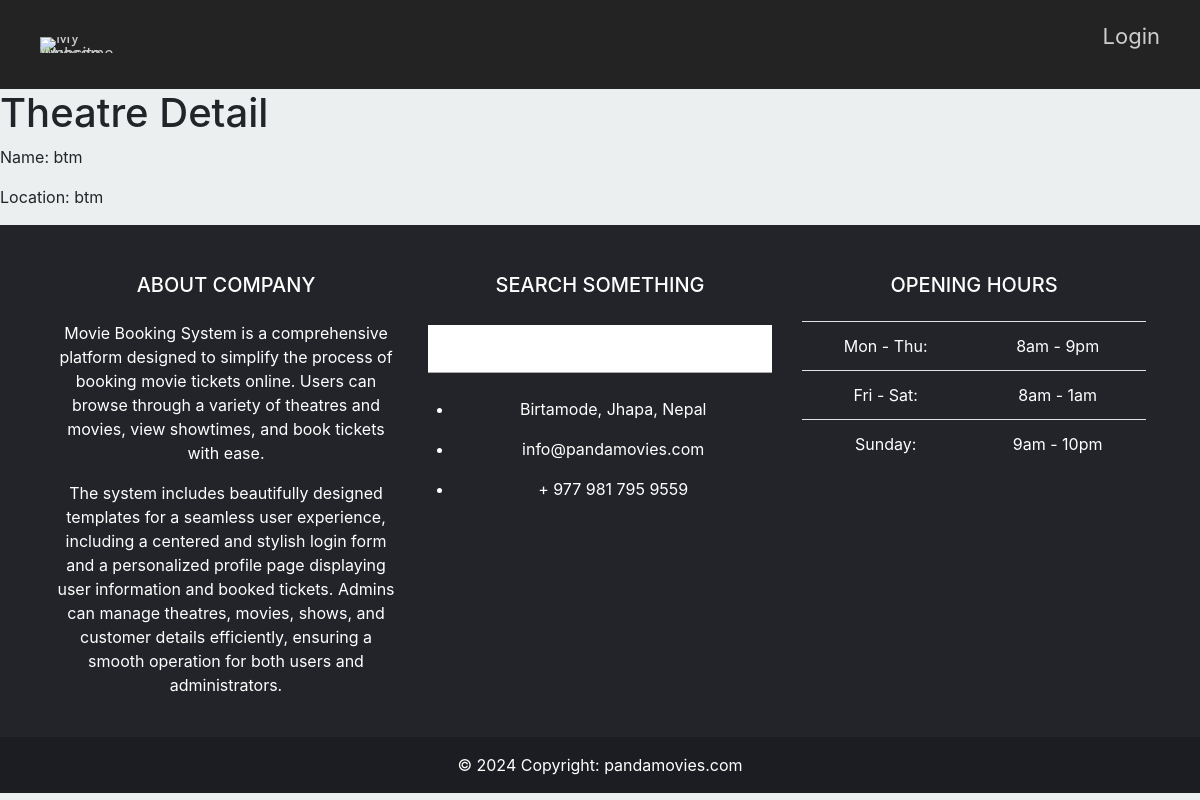
The page /theatres/1/ on the database as committed earlier.
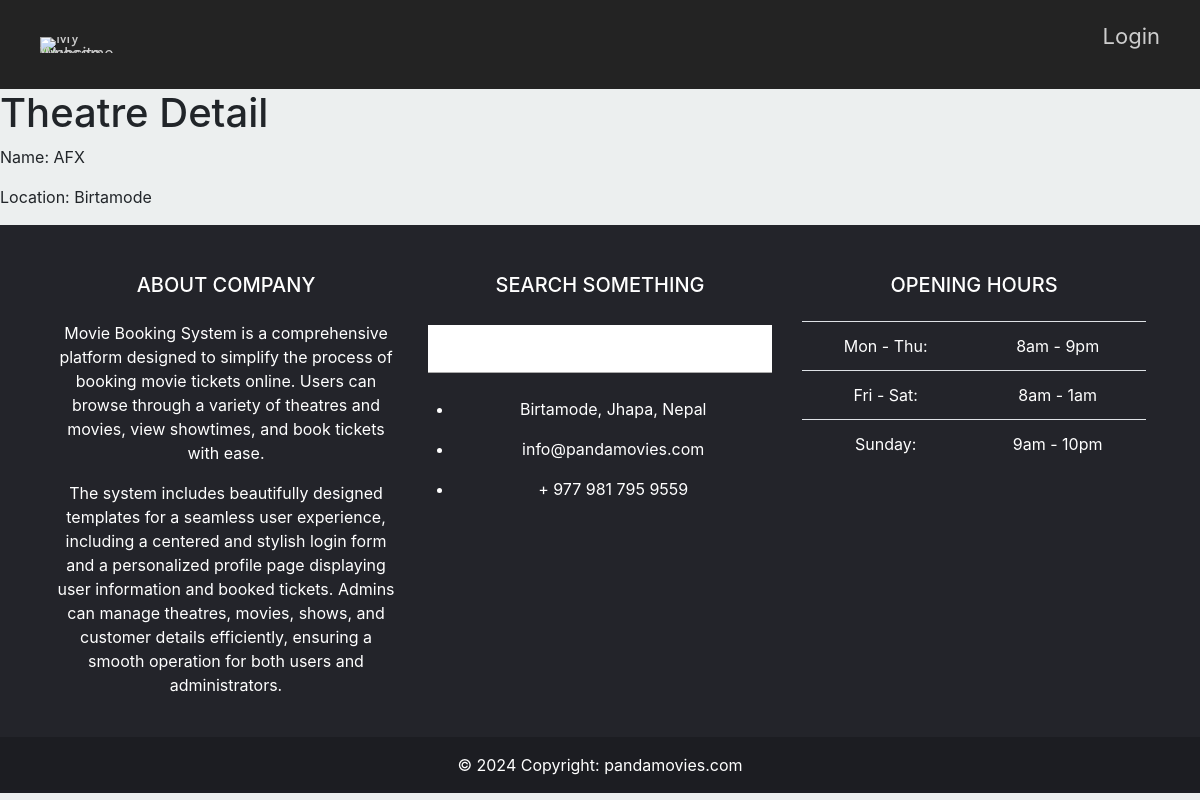
The same page on the database as committed later.
### app/models.py (models this page shows)
class Theatre(models.Model):
    id = models.AutoField(primary_key=True)
    name = models.CharField(max_length=100)
    location = models.CharField(max_length=100)

### app/views.py (the view)
# urls.py: path('theatres/<int:theatre_id>/', views.theatre_detail, name='theatre_detail'),
def theatre_detail(request, theatre_id):
    theatre = Theatre.objects.get(id=theatre_id)
    return render(request, 'app/theatre_detail.html', {'theatre': theatre})

### app/templates/app/theatre_detail.html
{% extends 'app/base.html' %}
{% block content %}
<h1>Theatre Detail</h1>
<p>Name: {{ theatre.name }}</p>
<p>Location: {{ theatre.location }}</p>
{% endblock %}

Rows that differ between the two databases and show on the page:
changed Theatre: name "btm" → "AFX"; location "btm" → "Birtamode"
